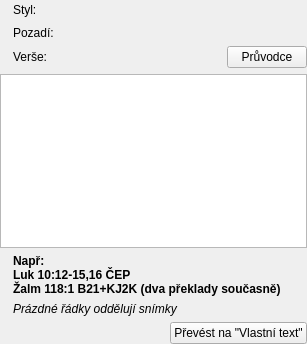
<?xml version="1.0" encoding="UTF-8"?>
<ui version="4.0">
 <class>PresentationPropertiesWidget_BibleVerse</class>
 <widget class="QWidget" name="PresentationPropertiesWidget_BibleVerse">
  <property name="geometry">
   <rect>
    <x>0</x>
    <y>0</y>
    <width>307</width>
    <height>344</height>
   </rect>
  </property>
  <property name="sizePolicy">
   <sizepolicy hsizetype="Preferred" vsizetype="Expanding">
    <horstretch>0</horstretch>
    <verstretch>1</verstretch>
   </sizepolicy>
  </property>
  <property name="windowTitle">
   <string>Form</string>
  </property>
  <layout class="QGridLayout" name="gridLayout">
   <property name="leftMargin">
    <number>0</number>
   </property>
   <property name="topMargin">
    <number>0</number>
   </property>
   <property name="rightMargin">
    <number>0</number>
   </property>
   <property name="bottomMargin">
    <number>0</number>
   </property>
   <item row="0" column="1">
    <widget class="QLabel" name="label_2">
     <property name="text">
      <string>Styl:</string>
     </property>
    </widget>
   </item>
   <item row="1" column="1">
    <widget class="QLabel" name="label_4">
     <property name="text">
      <string>Pozadí:</string>
     </property>
    </widget>
   </item>
   <item row="4" column="0" colspan="4">
    <widget class="QPlainTextEdit" name="verses"/>
   </item>
   <item row="0" column="2">
    <spacer name="horizontalSpacer">
     <property name="orientation">
      <enum>Qt::Horizontal</enum>
     </property>
     <property name="sizeType">
      <enum>QSizePolicy::Fixed</enum>
     </property>
     <property name="sizeHint" stdset="0">
      <size>
       <width>16</width>
       <height>20</height>
      </size>
     </property>
    </spacer>
   </item>
   <item row="2" column="3">
    <layout class="QHBoxLayout" name="horizontalLayout">
     <item>
      <spacer name="horizontalSpacer_2">
       <property name="orientation">
        <enum>Qt::Horizontal</enum>
       </property>
       <property name="sizeHint" stdset="0">
        <size>
         <width>40</width>
         <height>20</height>
        </size>
       </property>
      </spacer>
     </item>
     <item>
      <widget class="QPushButton" name="btnWizard">
       <property name="sizePolicy">
        <sizepolicy hsizetype="Preferred" vsizetype="Fixed">
         <horstretch>0</horstretch>
         <verstretch>0</verstretch>
        </sizepolicy>
       </property>
       <property name="text">
        <string>Průvodce</string>
       </property>
       <property name="icon">
        <iconset resource="../../../res/resources.qrc">
         <normaloff>:/icons/16/Binder_16px.png</normaloff>:/icons/16/Binder_16px.png</iconset>
       </property>
      </widget>
     </item>
    </layout>
   </item>
   <item row="2" column="1">
    <widget class="QLabel" name="label_5">
     <property name="text">
      <string>Verše:</string>
     </property>
    </widget>
   </item>
   <item row="0" column="0">
    <widget class="QLabel" name="label">
     <property name="pixmap">
      <pixmap resource="../../../res/resources.qrc">:/icons/16/Paint Palette_16px.png</pixmap>
     </property>
    </widget>
   </item>
   <item row="1" column="3">
    <widget class="PresentationBackgroundSelectionWidget" name="wgtBackground" native="true">
     <property name="sizePolicy">
      <sizepolicy hsizetype="Expanding" vsizetype="Preferred">
       <horstretch>0</horstretch>
       <verstretch>0</verstretch>
      </sizepolicy>
     </property>
     <property name="focusPolicy">
      <enum>Qt::StrongFocus</enum>
     </property>
    </widget>
   </item>
   <item row="5" column="0" colspan="4">
    <layout class="QGridLayout" name="gridLayout_2">
     <item row="0" column="1">
      <widget class="QLabel" name="label_8">
       <property name="font">
        <font>
         <italic>false</italic>
         <bold>true</bold>
        </font>
       </property>
       <property name="text">
        <string>&lt;html&gt;&lt;head/&gt;&lt;body&gt;&lt;p&gt;Např:&lt;br/&gt;Luk 10:12-15,16 ČEP&lt;br/&gt;Žalm 118:1 B21+KJ2K (dva překlady současně)&lt;/p&gt;&lt;/body&gt;&lt;/html&gt;</string>
       </property>
      </widget>
     </item>
     <item row="1" column="1">
      <widget class="QLabel" name="label_9">
       <property name="font">
        <font>
         <italic>true</italic>
        </font>
       </property>
       <property name="text">
        <string>Prázdné řádky oddělují snímky</string>
       </property>
      </widget>
     </item>
     <item row="0" column="0">
      <widget class="QLabel" name="label_7">
       <property name="sizePolicy">
        <sizepolicy hsizetype="Maximum" vsizetype="Preferred">
         <horstretch>0</horstretch>
         <verstretch>0</verstretch>
        </sizepolicy>
       </property>
       <property name="pixmap">
        <pixmap resource="../../../res/resources.qrc">:/icons/16/Class_16px.png</pixmap>
       </property>
      </widget>
     </item>
     <item row="1" column="0">
      <widget class="QLabel" name="label_10">
       <property name="sizePolicy">
        <sizepolicy hsizetype="Maximum" vsizetype="Preferred">
         <horstretch>0</horstretch>
         <verstretch>0</verstretch>
        </sizepolicy>
       </property>
       <property name="pixmap">
        <pixmap resource="../../../res/resources.qrc">:/icons/16/Info_16px.png</pixmap>
       </property>
      </widget>
     </item>
    </layout>
   </item>
   <item row="1" column="0">
    <widget class="QLabel" name="label_3">
     <property name="pixmap">
      <pixmap resource="../../../res/resources.qrc">:/icons/16/Full Image_16px.png</pixmap>
     </property>
    </widget>
   </item>
   <item row="2" column="0">
    <widget class="QLabel" name="label_6">
     <property name="pixmap">
      <pixmap resource="../../../res/resources.qrc">:/icons/16/Holy Bible_16px.png</pixmap>
     </property>
    </widget>
   </item>
   <item row="0" column="3">
    <widget class="StyleSelectionWidget" name="wgtStyle" native="true">
     <property name="sizePolicy">
      <sizepolicy hsizetype="Expanding" vsizetype="Preferred">
       <horstretch>0</horstretch>
       <verstretch>0</verstretch>
      </sizepolicy>
     </property>
     <property name="focusPolicy">
      <enum>Qt::StrongFocus</enum>
     </property>
    </widget>
   </item>
   <item row="6" column="0" colspan="4">
    <layout class="QHBoxLayout" name="horizontalLayout_3">
     <item>
      <spacer name="horizontalSpacer_4">
       <property name="orientation">
        <enum>Qt::Horizontal</enum>
       </property>
       <property name="sizeHint" stdset="0">
        <size>
         <width>40</width>
         <height>20</height>
        </size>
       </property>
      </spacer>
     </item>
     <item>
      <widget class="QPushButton" name="btnMorphIntoCustomSlide">
       <property name="sizePolicy">
        <sizepolicy hsizetype="Preferred" vsizetype="Fixed">
         <horstretch>0</horstretch>
         <verstretch>0</verstretch>
        </sizepolicy>
       </property>
       <property name="text">
        <string>Převést na &quot;Vlastní text&quot;</string>
       </property>
       <property name="icon">
        <iconset resource="../../../res/resources.qrc">
         <normaloff>:/icons/16/Text Box_16px.png</normaloff>:/icons/16/Text Box_16px.png</iconset>
       </property>
      </widget>
     </item>
    </layout>
   </item>
  </layout>
 </widget>
 <customwidgets>
  <customwidget>
   <class>StyleSelectionWidget</class>
   <extends>QWidget</extends>
   <header>wgt/styleselectionwidget.h</header>
   <container>1</container>
   <slots>
    <signal>sigPresentationStyleChangedByUser()</signal>
   </slots>
  </customwidget>
  <customwidget>
   <class>PresentationBackgroundSelectionWidget</class>
   <extends>QWidget</extends>
   <header>wgt/presentationbackgroundselectionwidget.h</header>
   <container>1</container>
   <slots>
    <signal>sigPresentationBackgroundChangedByUser(PresentationBackground)</signal>
   </slots>
  </customwidget>
 </customwidgets>
 <tabstops>
  <tabstop>wgtStyle</tabstop>
  <tabstop>wgtBackground</tabstop>
  <tabstop>verses</tabstop>
  <tabstop>btnWizard</tabstop>
 </tabstops>
 <resources>
  <include location="../../../res/resources.qrc"/>
 </resources>
 <connections/>
</ui>
